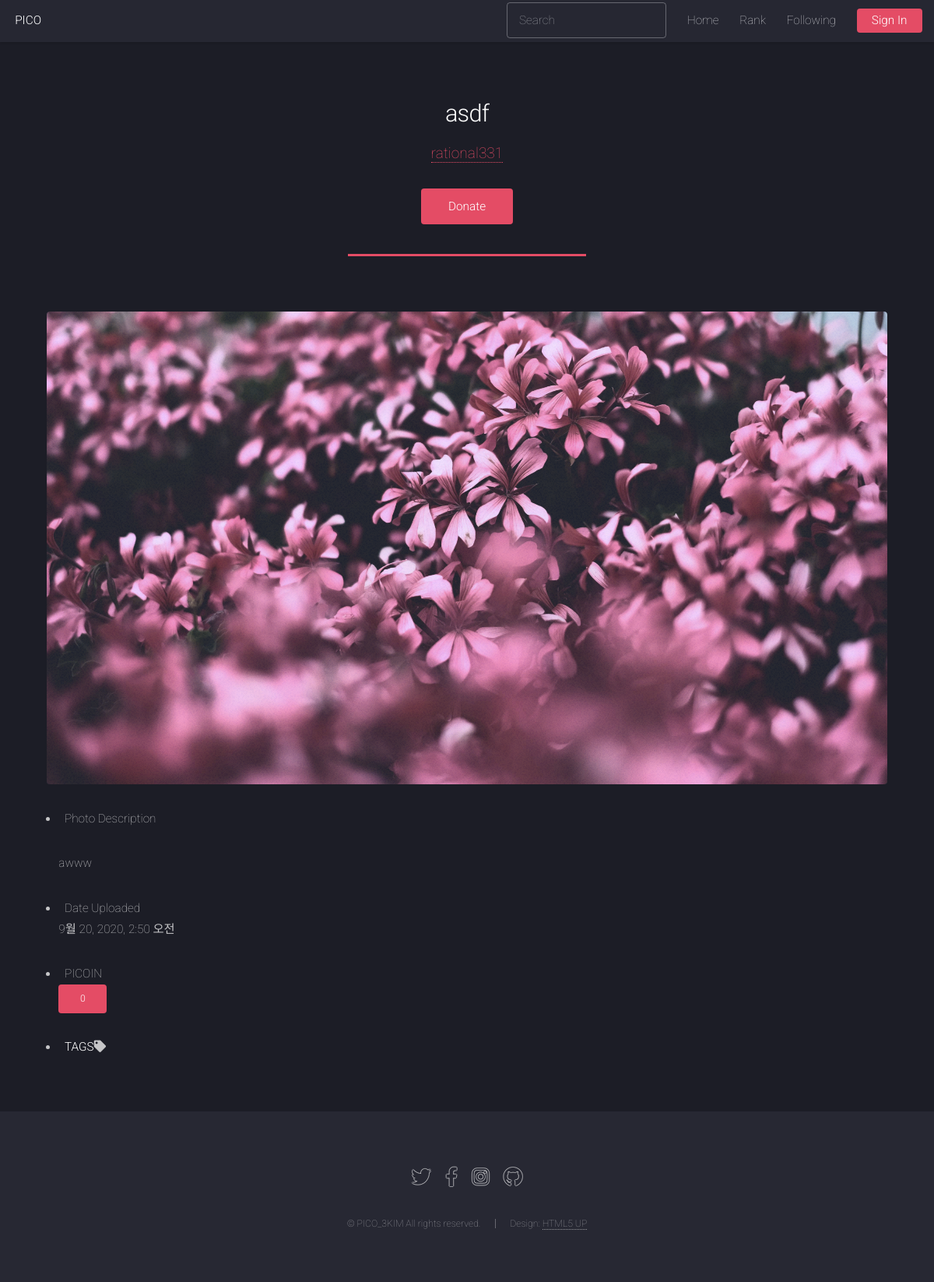
Page /explore/8/ on the committed database.
### photo/models.py (models this page shows, shortened)
class Photo(models.Model):
    title = models.CharField('TITLE', max_length=30)
    description = models.TextField('Photo Description', blank=True)
    tags = TaggableManager(blank=True)
    PICOIN = models.PositiveIntegerField(default=0, verbose_name='PICOIN')
    image = models.ImageField('IMAGE', upload_to='SorlPhoto/%Y')
    upload_dt = models.DateTimeField('Upload Date', auto_now_add=True)
    owner = models.ForeignKey(User, on_delete=models.CASCADE, verbose_name='OWNER', blank=True, null=True)

### photo/views.py (the view)
# urls.py: path('<int:pk>/', views.PhotoDV.as_view(), name='photo_detail'),
class PhotoDV(DetailView):
    model = Photo
    def get_context_data(self, **kwargs):
        context = super(PhotoDV, self).get_context_data(**kwargs)
        piclog = PhotoicoInfoLog.objects.filter(photo=self.kwargs.get('pk'))
        piclog = piclog.values('donator').annotate(total_PICO=Sum('PICOIN')).order_by('donator')
        piclog = piclog.order_by('-total_PICO')[:5]
        user_list = User.objects.filter(id__in=piclog.values_list('donator'))
        user_list = zip(user_list, piclog)
        user_list = sorted(user_list, key=lambda x:x[1]['total_PICO'], reverse=True)
        context['donate_user_list'] = user_list
        return context

### photo/templates/photo/photo_detail.html (shortened to what this page needs)
{% extends "base.html" %}
{% load disqus_tags %}
{% block content %}
<header class="major">
    <h2>{{ object.title }}</h2>
    <p><a href="{% url 'profile' object.owner.username %}">{{ object.owner.username }}</a></p>
    {% ifnotequal request.user.username object.owner.username %}
    <p><a href="{% url 'photo:photo_donate' object.id %}" class="button primary">Donate</a></p>
    {% endifnotequal %}
</header>
<section id="content">
    <div class="col-12">
        <a href="{{ object.image.url }}">
            <span class="image fit">
                <img src="{{ object.image.url }}" sylte="width: 100%;">
            </span>
        </a>
    </div>
    <ul class="col-12">
        <li class="h5">Photo Description</li>
        {% if object.description %}
        <p>{{ object.description|linebreaks }}</p>
        {% else %}
        <p>{{ blank }}</p>
        {% endif %}
        <li class="h5">Date Uploaded</li>
        <p>{{ object.upload_dt }}</p>
        <li class="h5">PICOIN</li>
        <p><a href="{% url 'photo:photo_pico_log' object.id %}" class="button primary small">{{ object.PICOIN }}</a></p>
        <li>
            <div>
                <b>TAGS</b><i class="fas fa-tag"></i>
                {% load taggit_templatetags2_tags %}
            </div>
        </li>
    </ul>
</section>
{% endblock %}

### static/assets/css/main.css (style rules this page uses)
html, body, div, span, applet, object, iframe, h1, h2, h3, h4, h5, h6, p, blockquote, pre, a, abbr, acronym, address, big, cite, code, del, dfn, em, img, ins, kbd, q, s, samp, small, strike, strong, sub, sup, tt, var, b, u, i, center, dl, dt, dd, ol, ul, li, fieldset, form, label, legend, table, caption, tbody, tfoot, thead, tr, th, td, article, aside, canvas, details, embed, figure, figcaption, footer, header, hgroup, menu, nav, output, ruby, section, summary, time, mark, audio, video { margin: 0; padding: 0; border: 0; font-size: 100%; font: inherit; vertical-align: baseline; }
article, aside, details, figcaption, figure, footer, header, hgroup, menu, nav, section { display: block; }
body { line-height: 1; }
ol, ul { list-style: none; }
body { -webkit-text-size-adjust: none; }
html { box-sizing: border-box; }
*, *:before, *:after { box-sizing: inherit; }
html, body { background: #1c1d26; }
body, input, select, textarea { color: rgba(255, 255, 255, 0.75); font-family: "Roboto", Helvetica, sans-serif; font-size: 15pt; font-weight: 100; line-height: 1.75em; }
a { -moz-transition: border-color 0.2s ease-in-out, color 0.2s ease-in-out; -webkit-transition: border-color 0.2s ease-in-out, color 0.2s ease-in-out; -ms-transition: border-color 0.2s ease-in-out, color 0.2s ease-in-out; transition: border-color 0.2s ease-in-out, color 0.2s ease-in-out; border-bottom: dotted 1px; color: #e44c65; text-decoration: none; }
strong, b { color: #ffffff; font-weight: 300; }
em, i { font-style: italic; }
p { margin: 0 0 2em 0; }
h1, h2, h3, h4, h5, h6 { color: #ffffff; font-weight: 300; line-height: 1em; margin: 0 0 1em 0; }
h2 { font-size: 2em; line-height: 1.5em; letter-spacing: -0.025em; }
header p { color: #ffffff; position: relative; margin: 0 0 1.5em 0; }
header h2 + p { font-size: 1.25em; margin-top: -1em; line-height: 1.75em; }
header.major { margin: 0 0 4em 0; position: relative; text-align: center; }
header.major:after { background: #e44c65; content: ''; display: inline-block; height: 0.2em; max-width: 20em; width: 75%; }
.image { border-radius: 4px; border: 0; display: inline-block; position: relative; overflow: hidden; }
.image:before { content: ''; display: block; position: absolute; left: 0; top: 0; background-image: url("images/overlay.png"); width: 100%; height: 100%; z-index: 1; }
.image img { border-radius: 4px; display: block; }
.image.fit { display: block; margin: 0 0 2em 0; width: 100%; }
.image.fit img { width: 100%; }
ul { list-style: disc; margin: 0 0 2em 0; padding-left: 1em; }
ul li { padding-left: 0.5em; }
input[type="submit"], input[type="reset"], input[type="button"], .button { -moz-appearance: none; -webkit-appearance: none; -ms-appearance: none; appearance: none; -moz-transition: background-color 0.2s ease-in-out, color 0.2s ease-in-out, box-shadow 0.2s ease-in-out; -webkit-transition: background-color 0.2s ease-in-out, color 0.2s ease-in-out, box-shadow 0.2s ease-in-out; -ms-transition: background-color 0.2s ease-in-out, color 0.2s ease-in-out, box-shadow 0.2s ease-in-out; transition: background-color 0.2s ease-in-out, color 0.2s ease-in-out, box-shadow 0.2s ease-in-out; background-color: transparent; border-radius: 4px; border: 0; box-shadow: inset 0 0 0 1px rgba(255, 255, 255, 0.3); color: #ffffff !important; cursor: pointer; display: inline-block; font-weight: 300; height: 3em; line-height: 3em; padding: 0 2.25em; text-align: center; text-decoration: none; white-space: nowrap; }
input[type="submit"].small, input[type="reset"].small, input[type="button"].small, .button.small { font-size: 0.8em; }
input[type="submit"].primary, input[type="reset"].primary, input[type="button"].primary, .button.primary { background-color: #e44c65; box-shadow: none; color: #ffffff !important; }
@media screen and (max-width: 1680px) { body, input, select, textarea { font-size: 13pt; } }
@media screen and (max-width: 1280px) { body, input, select, textarea { font-size: 11.5pt; } }

### rows in the picture
Photo: title "asdf", owner.username "rational331", image (picture), description "awww", upload_dt "9월 20, 2020, 2:50 오전", PICOIN "0"
